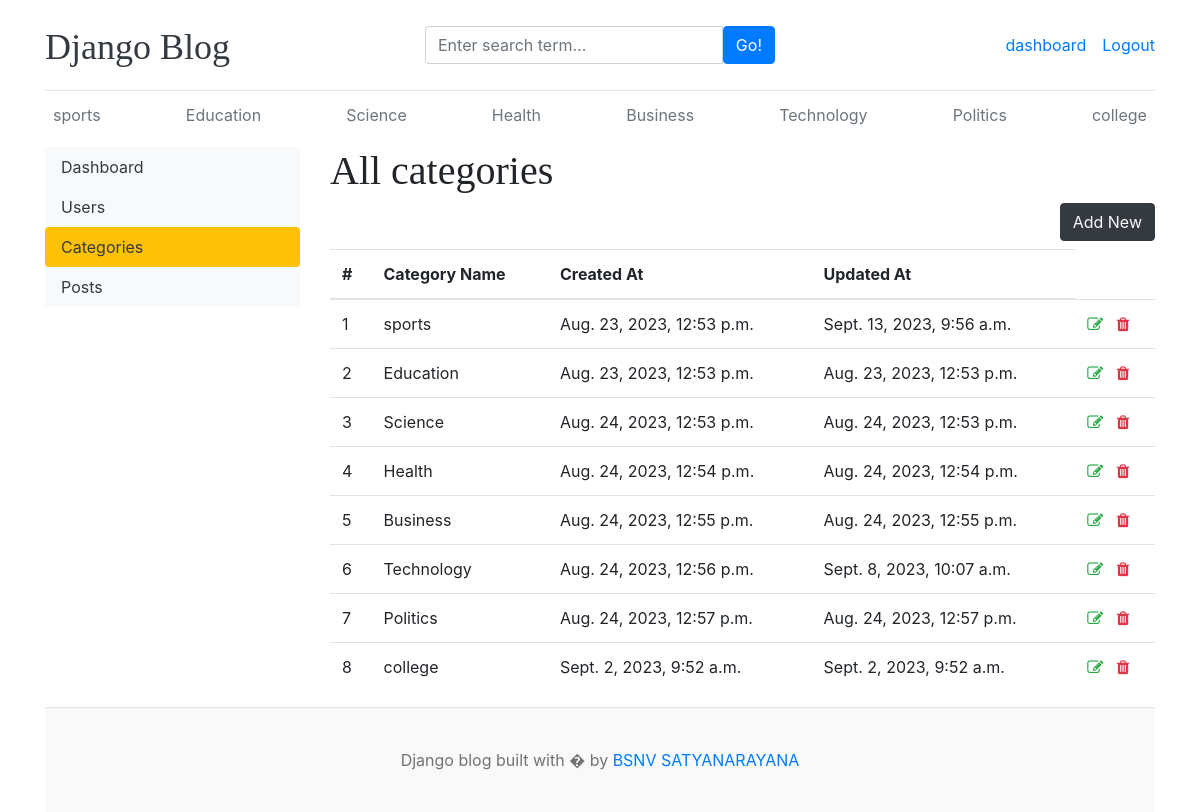
Screenshot of /dashboard/categories/ (signed in) with the database file from the repository.
### blog/models.py (models this page shows)
class Category(models.Model):
    category_name=models.CharField(max_length=50,unique=True)
    created_at=models.DateTimeField(auto_now_add=True)
    updated_at=models.DateTimeField(auto_now=True)
    class Meta:
        verbose_name_plural='categories'
    def __str__(self):
        return self.category_name

### dashboards/views.py (the view)
# urls.py: path('categories/',views.categories,name='categories'),
def categories(request):
    return render(request,'dashboard/categories.html')

### blog/context_processors.py (called while the page is built)
def get_categories(request):
    categories=Category.objects.all()
    return dict(categories=categories)

def get_social_links(request):
    social_links=SocialLink.objects.all()
    return dict(social_links=social_links)

### templates/dashboard/categories.html (shortened to what this page needs)
{% extends 'base.html' %}
{% block content %}
  <div class="row">
    {% include 'dashboard/sidebar.html' %}
    <div class="col-md-9">
      <h1>All categories</h1>
      <a href="{% url 'add_category' %}" class="btn btn-dark text-light float-right mb-2">Add New</a>
      <table class="table table-hover">
      <thead>
        <tr>
          <th scope="col">#</th>
          <th scope="col">Category Name</th>
          <th scope="col">Created At</th>
          <th scope="col">Updated At</th>
        </tr>
        <tbody>
          {% for cat in categories  %}
          <tr>
            <td>{{forloop.counter}}</td>
            <td>{{cat}}</td>
            <td>{{cat.created_at}}</td>
            <td>{{cat.updated_at}}</td>
            <td><a href="{% url 'edit_category' cat.id %}"><i class="fa fa-edit text-success"></i></a>
              <a href="{% url 'delete_category' cat.id %}"><i class="fa fa-trash text-danger"></i></a>
            </td>
          </tr>
          {% endfor %}
        </tbody>
      </thead>
    </table>
    </div>
  </div>
{% endblock %}

### templates/base.html (shortened to what this page needs)
{% load static %}
<!DOCTYPE html>
<html lang="en">
<head>
    <link href="https://getbootstrap.com/docs/4.0/dist/css/bootstrap.min.css" rel="stylesheet">
    <link href="{% static 'css/blog.css' %}" rel="stylesheet">
    <link rel="stylesheet" href="https://cdnjs.cloudflare.com/ajax/libs/font-awesome/4.7.0/css/font-awesome.min.css">
  </head>
<body>
    <div class="container">
      <header class="blog-header py-3">
        <div class="row flex-nowrap justify-content-between align-items-center">
          <div class="col-4 pt-1">
            <a class="blog-header-logo text-dark" href="/">Django Blog</a>
          </div>
          <div class="col-4">
             <form action="{% url 'search' %}" method="GET">
              <div class="input-group">
                <input class="form-control" type="text" name="keyword" value="{{keyword}}" placeholder="Enter search term..." aria-label="Enter search term..." aria-describedby="button-search" />
                <button type="submit" class="btn btn-primary" id="button-search" type="button">Go!</button>
            </div>
             </form>
          </div>
          <div class="col-4 d-flex justify-content-end align-items-center">
            {% if not user.is_authenticated %}
            <a class="btn btn-sm btn-warning" href="{% url 'login' %}">Login</a> &nbsp;
            <a class="btn btn-sm btn-outline-secondary" href="{% url 'register' %}">Register</a>
          </div>
            {% else %}
            <span><a href="{% url 'dashboard' %}">dashboard</a></span>
            <span><a href="{% url 'logout' %}">Logout</a></span>
            {% endif %}
        </div>
      </header>
      <div class="nav-scroller py-1 mb-2">
        <nav class="nav d-flex justify-content-between">
          {% for cat in categories %}
          <a class="p-2 text-muted" href="{% url 'posts_by_category' cat.id %}">{{cat.category_name}}</a>
          {% endfor %}
        </nav>
      </div>
{% block content %}
{% endblock  %}
<footer class="blog-footer">
    <p>Django blog built with � by <a href="#">BSNV SATYANARAYANA</a></p>
  </footer>
  </body>
  </html>

### project1/static/css/blog.css (style rules this page uses)
.blog-header { border-bottom: 1px solid #e5e5e5; }
.blog-header-logo { font-family: "Playfair Display", Georgia, "Times New Roman", serif; font-size: 2.25rem; }
h1, h2, h3, h4, h5, h6 { font-family: "Playfair Display", Georgia, "Times New Roman", serif; }
.blog-footer { padding: 2.5rem 0; color: #727272; text-align: center; background-color: #f9f9f9; border-top: .05rem solid #e5e5e5; }
.blog-footer p:last-child { margin-bottom: 0; }

### rows the page displays
Category: category_name "sports", created_at "Aug. 23, 2023, 12:53 p.m.", updated_at "Sept. 13, 2023, 9:56 a.m."
Category: category_name "Education", created_at "Aug. 23, 2023, 12:53 p.m.", updated_at "Aug. 23, 2023, 12:53 p.m."
Category: category_name "Science", created_at "Aug. 24, 2023, 12:53 p.m.", updated_at "Aug. 24, 2023, 12:53 p.m."
Category: category_name "Health", created_at "Aug. 24, 2023, 12:54 p.m.", updated_at "Aug. 24, 2023, 12:54 p.m."
Category: category_name "Business", created_at "Aug. 24, 2023, 12:55 p.m.", updated_at "Aug. 24, 2023, 12:55 p.m."
Category: category_name "Technology", created_at "Aug. 24, 2023, 12:56 p.m.", updated_at "Sept. 8, 2023, 10:07 a.m."
Category: category_name "Politics", created_at "Aug. 24, 2023, 12:57 p.m.", updated_at "Aug. 24, 2023, 12:57 p.m."
Category: category_name "college", created_at "Sept. 2, 2023, 9:52 a.m.", updated_at "Sept. 2, 2023, 9:52 a.m."
